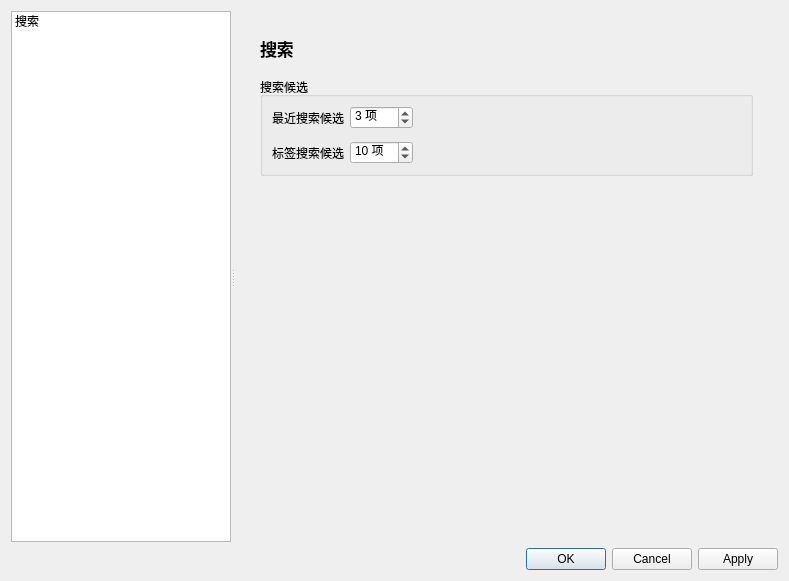
<?xml version="1.0" encoding="UTF-8"?>
<ui version="4.0">
 <class>SettingsDialog</class>
 <widget class="QDialog" name="SettingsDialog">
  <property name="geometry">
   <rect>
    <x>0</x>
    <y>0</y>
    <width>789</width>
    <height>581</height>
   </rect>
  </property>
  <property name="minimumSize">
   <size>
    <width>700</width>
    <height>500</height>
   </size>
  </property>
  <property name="windowTitle">
   <string>设置</string>
  </property>
  <layout class="QVBoxLayout" name="verticalLayout">
   <item>
    <widget class="QSplitter" name="splitter">
     <property name="orientation">
      <enum>Qt::Orientation::Horizontal</enum>
     </property>
     <widget class="QListWidget" name="listWidget">
      <property name="minimumSize">
       <size>
        <width>160</width>
        <height>0</height>
       </size>
      </property>
      <property name="maximumSize">
       <size>
        <width>220</width>
        <height>16777215</height>
       </size>
      </property>
      <item>
       <property name="text">
        <string>搜索</string>
       </property>
      </item>
     </widget>
     <widget class="QStackedWidget" name="stackedWidget">
      <property name="currentIndex">
       <number>0</number>
      </property>
      <widget class="QWidget" name="pageSearch">
       <layout class="QVBoxLayout" name="verticalLayoutSearchPage">
        <item>
         <widget class="QScrollArea" name="scrollAreaSearch">
          <property name="frameShape">
           <enum>QFrame::Shape::NoFrame</enum>
          </property>
          <property name="widgetResizable">
           <bool>true</bool>
          </property>
          <widget class="QWidget" name="scrollAreaWidgetContentsSearch">
           <property name="geometry">
            <rect>
             <x>0</x>
             <y>0</y>
             <width>568</width>
             <height>505</height>
            </rect>
           </property>
           <layout class="QVBoxLayout" name="verticalLayoutSearchSettings">
            <property name="leftMargin">
             <number>16</number>
            </property>
            <property name="topMargin">
             <number>16</number>
            </property>
            <property name="rightMargin">
             <number>16</number>
            </property>
            <property name="bottomMargin">
             <number>16</number>
            </property>
            <property name="spacing">
             <number>16</number>
            </property>
            <item>
             <widget class="QLabel" name="labelSearchHeading">
              <property name="font">
               <font>
                <pointsize>13</pointsize>
                <bold>true</bold>
               </font>
              </property>
              <property name="text">
               <string>搜索</string>
              </property>
             </widget>
            </item>
            <item>
             <widget class="QGroupBox" name="groupBoxSearchSuggestions">
              <property name="title">
               <string>搜索候选</string>
              </property>
              <layout class="QFormLayout" name="formLayoutSearchSuggestions">
               <property name="fieldGrowthPolicy">
                <enum>QFormLayout::FieldGrowthPolicy::ExpandingFieldsGrow</enum>
               </property>
               <property name="verticalSpacing">
                <number>12</number>
               </property>
               <item row="0" column="0">
                <widget class="QLabel" name="labelRecentSearchLimit">
                 <property name="text">
                  <string>最近搜索候选</string>
                 </property>
                 <property name="buddy">
                  <cstring>spinBoxRecentSearchLimit</cstring>
                 </property>
                </widget>
               </item>
               <item row="0" column="1">
                <widget class="QSpinBox" name="spinBoxRecentSearchLimit">
                 <property name="toolTip">
                  <string>搜索框中最多显示的最近搜索数量；设为 0 可关闭。</string>
                 </property>
                 <property name="suffix">
                  <string> 项</string>
                 </property>
                 <property name="maximum">
                  <number>100</number>
                 </property>
                 <property name="value">
                  <number>3</number>
                 </property>
                </widget>
               </item>
               <item row="1" column="0">
                <widget class="QLabel" name="labelTagSuggestionLimit">
                 <property name="text">
                  <string>标签搜索候选</string>
                 </property>
                 <property name="buddy">
                  <cstring>spinBoxTagSuggestionLimit</cstring>
                 </property>
                </widget>
               </item>
               <item row="1" column="1">
                <widget class="QSpinBox" name="spinBoxTagSuggestionLimit">
                 <property name="toolTip">
                  <string>标签搜索时最多显示的匹配标签数量；设为 0 可关闭。</string>
                 </property>
                 <property name="suffix">
                  <string> 项</string>
                 </property>
                 <property name="maximum">
                  <number>100</number>
                 </property>
                 <property name="value">
                  <number>10</number>
                 </property>
                </widget>
               </item>
              </layout>
             </widget>
            </item>
            <item>
             <spacer name="verticalSpacerSearchSettings">
              <property name="orientation">
               <enum>Qt::Orientation::Vertical</enum>
              </property>
              <property name="sizeHint" stdset="0">
               <size>
                <width>20</width>
                <height>40</height>
               </size>
              </property>
             </spacer>
            </item>
           </layout>
          </widget>
         </widget>
        </item>
       </layout>
      </widget>
     </widget>
    </widget>
   </item>
   <item>
    <widget class="QDialogButtonBox" name="buttonBox">
     <property name="orientation">
      <enum>Qt::Orientation::Horizontal</enum>
     </property>
     <property name="standardButtons">
      <set>QDialogButtonBox::StandardButton::Apply|QDialogButtonBox::StandardButton::Cancel|QDialogButtonBox::StandardButton::Ok</set>
     </property>
    </widget>
   </item>
  </layout>
 </widget>
 <resources/>
 <connections/>
</ui>
